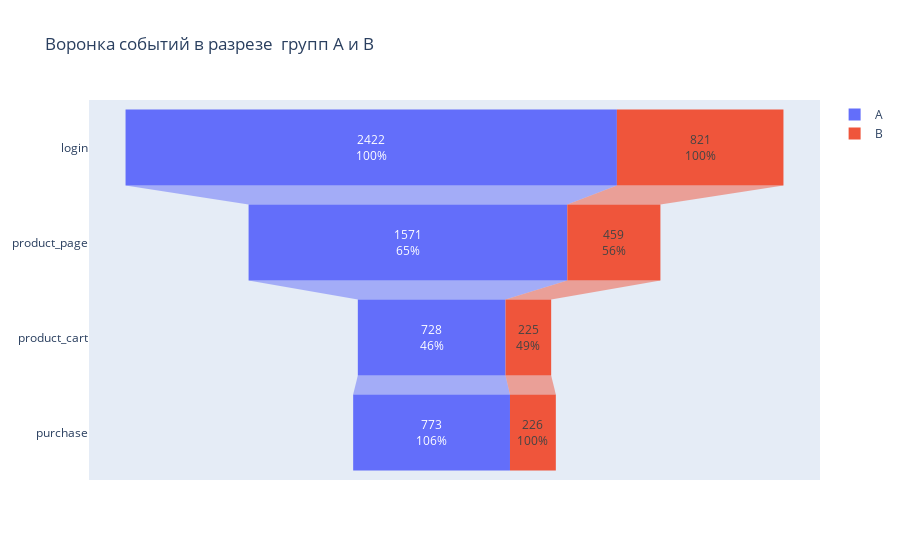

This figure's notebook cell:
### Code cell
fig = go.Figure()

fig.add_trace(go.Funnel(name = 'A',
                        y = funnel_group.query('group == "A"')['event_name'],
                        x = funnel_group.query('group == "A"')['total_users'],
                        textposition = 'inside',
                        textinfo = 'value + percent previous'))

fig.add_trace(go.Funnel(name = 'B',
                        y = funnel_group.query('group == "B"')['event_name'],
                        x = funnel_group.query('group == "B"')['total_users'],
                        textposition = 'inside',
                        textinfo = 'value + percent previous'))
                      
fig.update_layout(title_text='Воронка событий в разрезе  групп A и B')
fig.show()

### Figure 1 — Plotly figure (JSON) as saved in the notebook; plotly's stock layout.template omitted (floating-point values rounded to 4 significant figures)
{"data": [{"name": "A", "textinfo": "value+percent previous", "textposition": "inside", "type": "funnel", "x": [2422, 1571, 728, 773], "y": ["login", "product_page", "product_cart", "purchase"]}, {"name": "B", "textinfo": "value+percent previous", "textposition": "inside", "type": "funnel", "x": [821, 459, 225, 226], "y": ["login", "product_page", "product_cart", "purchase"]}], "layout": {"title": {"text": "Воронка событий в разрезе  групп A и B"}}}
